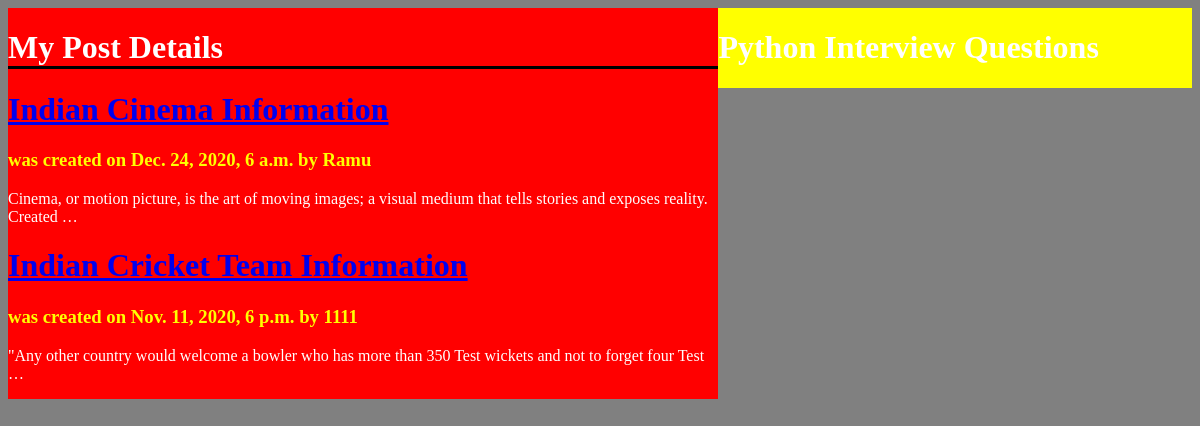
/home/, run on the app's committed database.
### testapp/models.py (models this page shows)
class Post(models.Model):
    title=models.CharField(max_length=200,null=True)
    slug=models.SlugField(max_length=100,null=True)
    description=models.TextField(null=True)
    created_at=models.DateTimeField(null=True)
    user=models.ForeignKey(User,on_delete=models.CASCADE,null=True)
    status_choice=(
    ('unpublished','Unpublished'),
    ('published','Published')
    )
    status=models.CharField(max_length=30,choices=status_choice,default='unpublished',null=True)
    def get_absolute_url(self):
        return reverse('post_detail',kwargs={'slug':self.slug})

### testapp/views.py (the view)
# urls.py: path('home/', views.post_view),
def post_view(request):
    post_list=Post.objects.all()
    my_dict={'post_list':post_list}
    return render(request,'html/home.html',my_dict)

### templates/html/home.html (shortened to what this page needs)
{% load static %}
<!DOCTYPE html>
<html lang="en" dir="ltr">
  <head>
    <link rel="stylesheet" href="{% static "style.css"%}">
  </head>
  <body>
    <div class="content">
      <h1 id="title">My Post Details</h1>
      {% for i in post_list %}
        <h1><a href="{{i.get_absolute_url}}">{{i.title}}</a></h1>
        <h3 id="detail">was created on {{i.created_at}} by {{i.user}}</h3>
        <p>{{i.description|truncatewords:20}}</p>
      {% endfor %}
    </div>
    <div class="sidebar">
      <h1>Python Interview Questions</h1>
    </div>
  </body>
</html>

### static/style.css (style rules this page uses)
.content { background-color: red; width: 60%; float: left; }
.sidebar { background-color: yellow; width: 40%; float: right; }
body { background-color: gray; color: white; }
#title { border-bottom: 3px solid black; }
#detail { color: yellow; }

### data on the page
Post: title "Indian Cinema Information", created_at "Dec. 24, 2020, 6 a.m.", user "Ramu", description "Cinema, or motion picture, is the art of moving images; a visual medium that tells stories and exposes reality. Created …"
Post: title "Indian Cricket Team Information", created_at "Nov. 11, 2020, 6 p.m.", user "1111", description "\"Any other country would welcome a bowler who has more than 350 Test wickets and not to forget four Test …"
